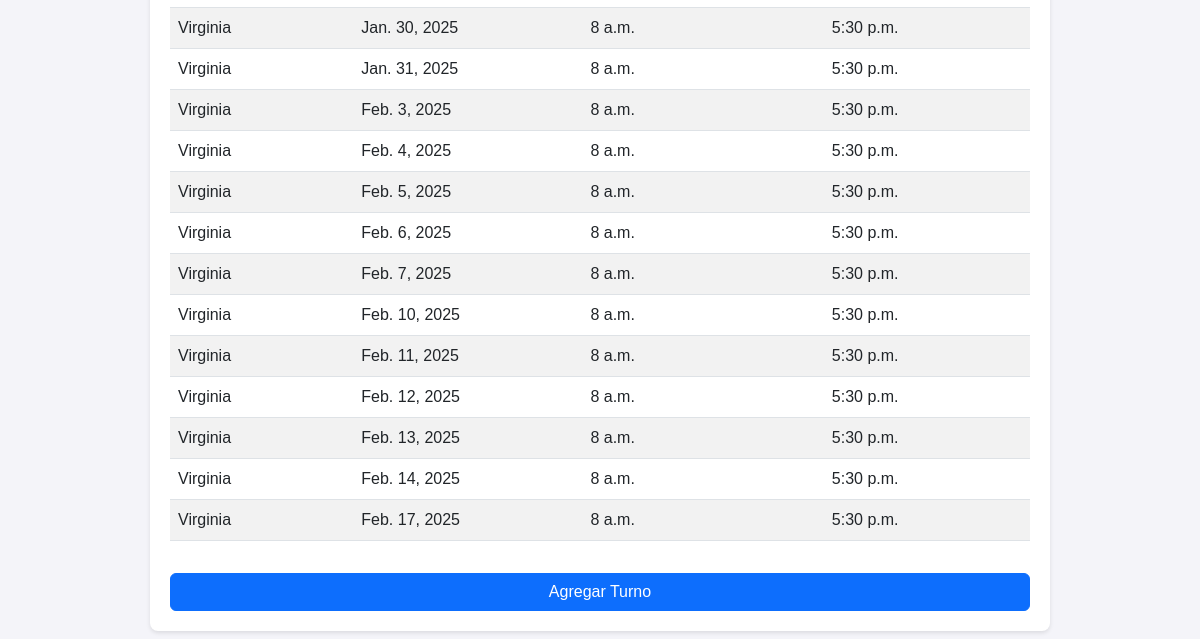
/management/shifts/list/ (lower part), run on an earlier commit of the app's database.
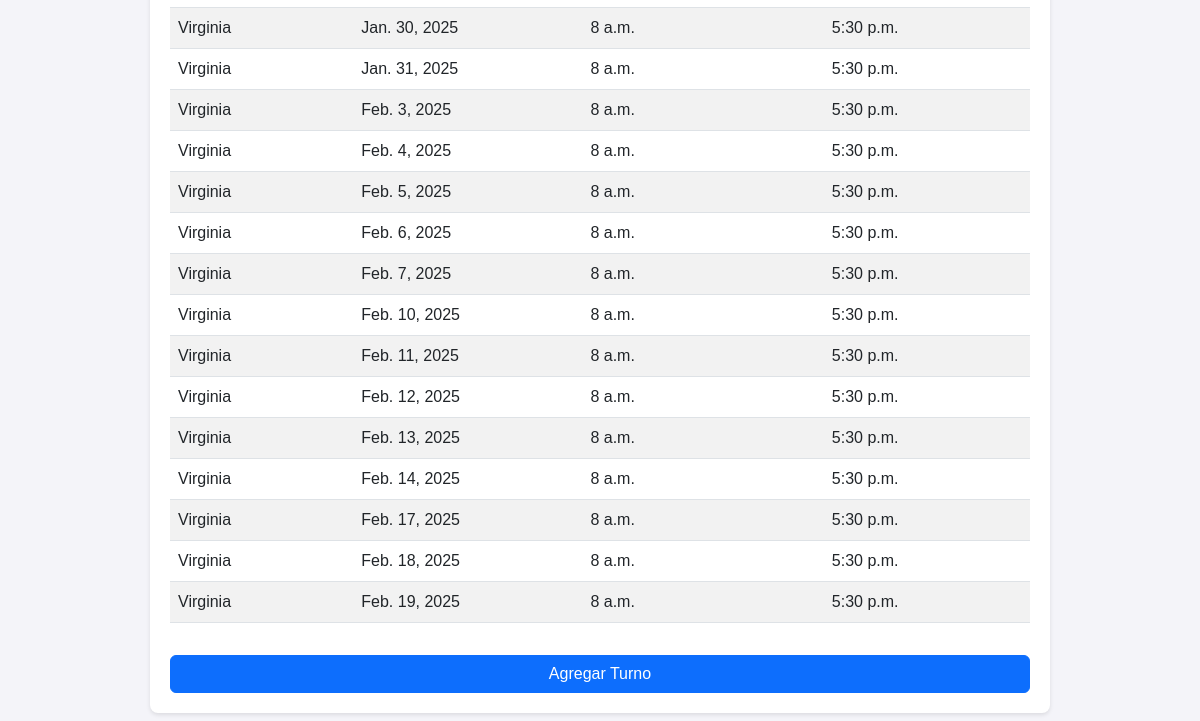
And on a later commit of the database.
### management/models.py (models this page shows)
class Shift(models.Model):
    employee = models.ForeignKey(Employee, on_delete=models.CASCADE)
    date = models.DateField()
    start_time = models.TimeField()
    end_time = models.TimeField()

class Employee(models.Model):
    id = models.AutoField(primary_key=True)
    name = models.CharField(max_length=255)
    role = models.CharField(max_length=255)

### management/views.py (the view)
# urls.py: path('management/shifts/list/', views.shift_list, name='shift_list'),
def shift_list(request):
    shifts = Shift.objects.all()
    shifts = sorted(shifts, key=lambda x: x.date)
    return render(request, 'management/shift_list.html', {'shifts': shifts})

### templates/management/shift_list.html (shortened to what this page needs)
<!DOCTYPE html>
<html>
    <head>
        <link href="https://cdn.jsdelivr.net/npm/bootstrap@5.3.0/dist/css/bootstrap.min.css" rel="stylesheet">
    </head>
    <body>
        <div class="container">
            <table class="table table-striped">
                <tbody>
                    {% for shift in shifts %}
                    <tr>
                        <td>{{ shift.employee.name }}</td>
                        <td>{{ shift.date }}</td>
                        <td>{{ shift.start_time }}</td>
                        <td>{{ shift.end_time }}</td>
                    </tr>
                    {% endfor %}
                </tbody>
            </table>
            <a href="{% url 'add_shift' %}" class="btn btn-primary w-100 mt-3">Agregar Turno</a>
        </div>
    </body>
</html>

What changed in the data, as far as the page shows it:
added Shift: employee.name "Virginia", date "Feb. 18, 2025", start_time "8 a.m.", end_time "5:30 p.m."
added Shift: employee.name "Virginia", date "Feb. 19, 2025", start_time "8 a.m.", end_time "5:30 p.m."
